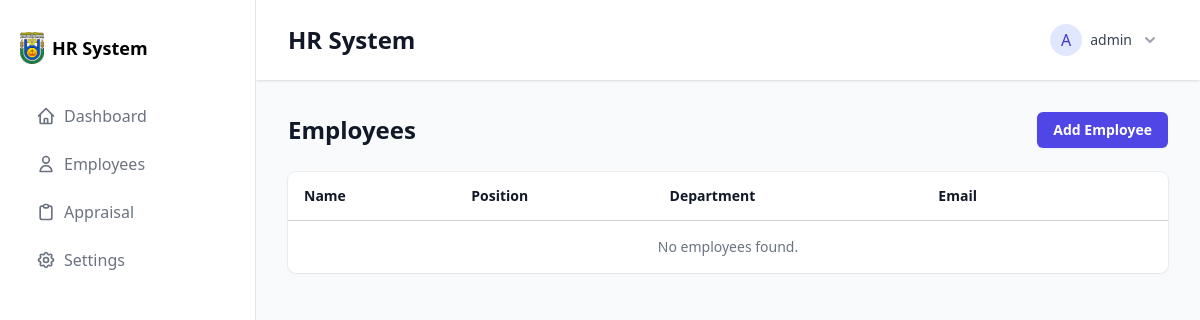
The page /employees/ (signed in) on the database as committed earlier.
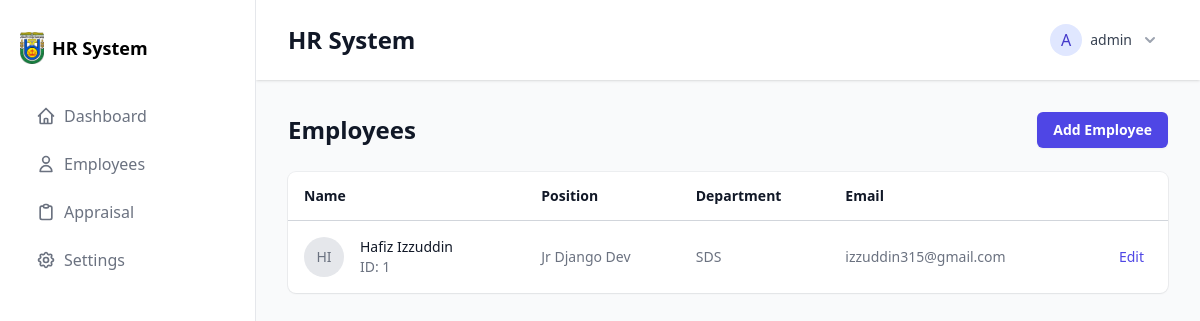
The same page on the database as committed later.
### employees/models.py (models this page shows, shortened)
class Employee(models.Model):
    employee_id = models.CharField(max_length=10, unique=True)
    user = models.OneToOneField(User, on_delete=models.CASCADE)
    first_name = models.CharField(max_length=100)
    last_name = models.CharField(max_length=100)
    email = models.EmailField(unique=True)
    phone_number = models.CharField(max_length=15)
    date_of_birth = models.DateField()
    hire_date = models.DateField()
    position = models.CharField(max_length=100)
    department = models.ForeignKey(Department, on_delete=models.SET_NULL, null=True)
    salary = models.DecimalField(max_digits=10, decimal_places=2)
    employee_status = models.CharField(max_length=50, choices=[('active', 'Active'), ('on_leave', 'On Leave'), ('inactive', 'Inactive')], default='active')
    roles = models.ManyToManyField('auth.Group', blank=True)
    address = models.TextField()
    profile_picture = models.ImageField(upload_to='employee_pics/', blank=True, null=True)

class Department(models.Model):
    name = models.CharField(max_length=100)
    description = models.TextField(blank=True)
    def __str__(self):
        return self.name

### employees/views.py (the view)
# urls.py: path('', EmployeeListView.as_view(), name='employee_list'),
class EmployeeListView(LoginRequiredMixin, ListView):
    model = Employee
    template_name = 'employees/employee_list.html'
    context_object_name = 'employees'
    login_url = 'login'  # Redirect to login if user is not authenticated

### employees/templates/employees/employee_list.html (shortened to what this page needs)
{% extends "base.html" %}
{% block content %}
<div class="space-y-6">
    <div class="flex items-center justify-between">
        <h1 class="text-2xl font-bold text-gray-900">Employees</h1>
        <a href="{% url 'employees:employee_create' %}" class="rounded-md bg-indigo-600 px-4 py-2 text-sm font-semibold text-white shadow-sm hover:bg-indigo-500">
            Add Employee
        </a>
    </div>
    <div class="bg-white shadow-sm ring-1 ring-gray-900/5 sm:rounded-lg">
        <table class="min-w-full divide-y divide-gray-300">
            <thead>
                <tr>
                    <th scope="col" class="py-3.5 pl-4 pr-3 text-left text-sm font-semibold text-gray-900">Name</th>
                    <th scope="col" class="px-3 py-3.5 text-left text-sm font-semibold text-gray-900">Position</th>
                    <th scope="col" class="px-3 py-3.5 text-left text-sm font-semibold text-gray-900">Department</th>
                    <th scope="col" class="px-3 py-3.5 text-left text-sm font-semibold text-gray-900">Email</th>
                    <th scope="col" class="relative py-3.5 pl-3 pr-4 sm:pr-6">
                    </th>
                </tr>
            </thead>
            <tbody class="divide-y divide-gray-200">
                {% for employee in employees %}
                <tr>
                    <td class="whitespace-nowrap py-4 pl-4 pr-3 text-sm">
                        <div class="flex items-center">
                            <div class="h-10 w-10 flex-shrink-0">
                                <div class="h-10 w-10 rounded-full bg-gray-200 flex items-center justify-center">
                                    <span class="text-gray-500 font-medium">{{ employee.first_name|first }}{{ employee.last_name|first }}</span>
                                </div>
                            </div>
                            <div class="ml-4">
                                <div class="font-medium text-gray-900">{{ employee.first_name }} {{ employee.last_name }}</div>
                                <div class="text-gray-500">ID: {{ employee.employee_id }}</div>
                            </div>
                        </div>
                    </td>
                    <td class="whitespace-nowrap px-3 py-4 text-sm text-gray-500">{{ employee.position }}</td>
                    <td class="whitespace-nowrap px-3 py-4 text-sm text-gray-500">{{ employee.department }}</td>
                    <td class="whitespace-nowrap px-3 py-4 text-sm text-gray-500">{{ employee.email }}</td>
                    <td class="relative whitespace-nowrap py-4 pl-3 pr-4 text-right text-sm font-medium sm:pr-6">
                        <a href="{% url 'employees:employee_edit' employee.id %}" class="text-indigo-600 hover:text-indigo-900">Edit</a>
                    </td>
                </tr>
                {% empty %}
                <tr>
                    <td colspan="5" class="px-3 py-4 text-sm text-gray-500 text-center">No employees found.</td>
                </tr>
                {% endfor %}
            </tbody>
        </table>
    </div>
</div>
{% endblock %}

### templates/base.html (shortened to what this page needs)
<!DOCTYPE html>
<html lang="en">
<head>
    <script src="https://cdn.tailwindcss.com"></script>
</head>
<body class="bg-gray-50">
    <div class="flex min-h-screen">
        {% include 'sidebar.html' %}
        <div class="flex-1 flex flex-col">
            <header class="bg-white shadow">
                <div class="flex justify-between items-center px-8 py-4">
                    <h1 class="text-2xl font-semibold text-gray-900">
                        {% block header %} HR System {% endblock %}
                    </h1>
                    {% if user.is_authenticated %}
                    <div class="relative" x-data="{ open: false }">
                        <button type="button"
                                @click="open = !open"
                                class="flex items-center gap-2 bg-white p-2 rounded-md hover:bg-gray-50"
                                id="user-menu-button">
                            <div class="h-8 w-8 rounded-full bg-indigo-100 flex items-center justify-center">
                                <span class="text-indigo-700 font-medium">{{ user.username|first|upper }}</span>
                            </div>
                            <span class="text-sm text-gray-700">{{ user.username }}</span>
                            <svg class="h-5 w-5 text-gray-400" viewBox="0 0 20 20" fill="currentColor">
                                <path fill-rule="evenodd" d="M5.293 7.293a1 1 0 011.414 0L10 10.586l3.293-3.293a1 1 0 111.414 1.414l-4 4a1 1 0 01-1.414 0l-4-4a1 1 0 010-1.414z" clip-rule="evenodd" />
                            </svg>
                        </button>
                    </div>
                    {% endif %}
                </div>
            </header>
            <main class="flex-1 p-8">
                {% block content %}{% endblock %}
            </main>
        </div>
    </div>
</body>
</html>

### templates/sidebar.html (shortened to what this page needs)
{% load static %}
<aside class="fixed left-0 top-0 flex h-screen w-64 flex-col overflow-y-auto border-r bg-white px-5 py-8">
  <div class="flex items-center gap-2">
    <img src="{% static 'images/logo.png' %}" alt="Logo" class="h-8 w-6" />
    <span class="text-lg font-semibold">HR System</span>
  </div>
  <nav class="mt-8 flex flex-1 flex-col">
    <ul class="space-y-2">
      <li>
        <a href="/" class="flex items-center gap-2 rounded-lg px-4 py-2 text-gray-500 hover:bg-gray-100 hover:text-gray-700">
          <span>Dashboard</span>
        </a>
      </li>
       {% if perms.employees.view_employee %}
       <li>
         <a href="/employees/" class="flex items-center gap-2 rounded-lg px-4 py-2 text-gray-500 hover:bg-gray-100 hover:text-gray-700">
           <span>Employees</span>
         </a>
       </li>
       {% endif %}
      {% if perms.appraisals.view_appraisal %}
      <li>
        <a href="/appraisals/" class="flex items-center gap-2 rounded-lg px-4 py-2 text-gray-500 hover:bg-gray-100 hover:text-gray-700">
          <span>Appraisal</span>
        </a>
      </li>
      {% endif %}
      <li>
        <a href="/settings" class="flex items-center gap-2 rounded-lg px-4 py-2 text-gray-500 hover:bg-gray-100 hover:text-gray-700">
          <span>Settings</span>
        </a>
      </li>
    </ul>
  </nav>
</aside>

Rows that differ between the two databases and show on the page:
added Employee: first_name|first "H", last_name|first "I", first_name "Hafiz", last_name "Izzuddin", employee_id "1", position "Jr Django Dev", department "SDS", email "izzuddin315@gmail.com"
Other text that changed with them:
text no longer shown: "No employees found."
